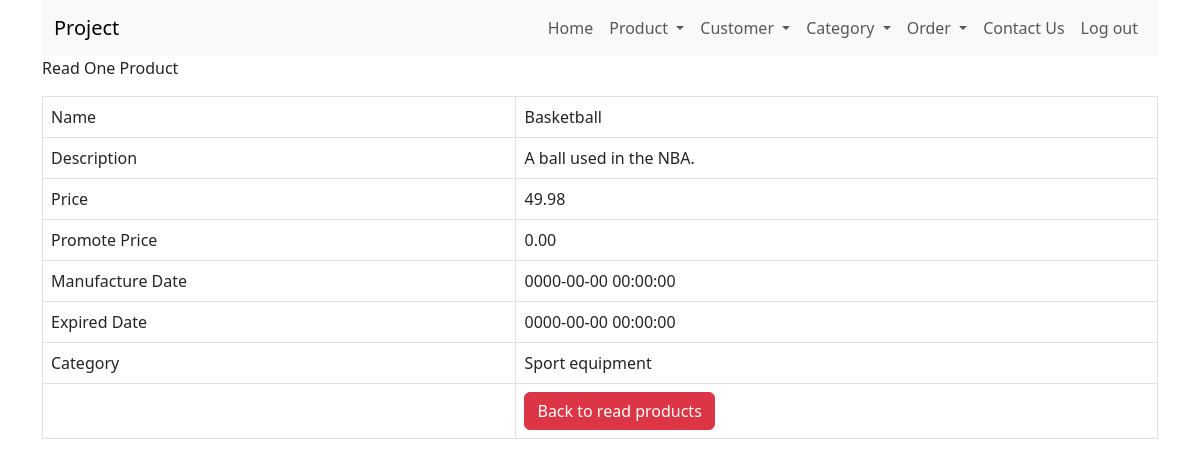
Before: /product_read_one.php?id=1 with the older database file.
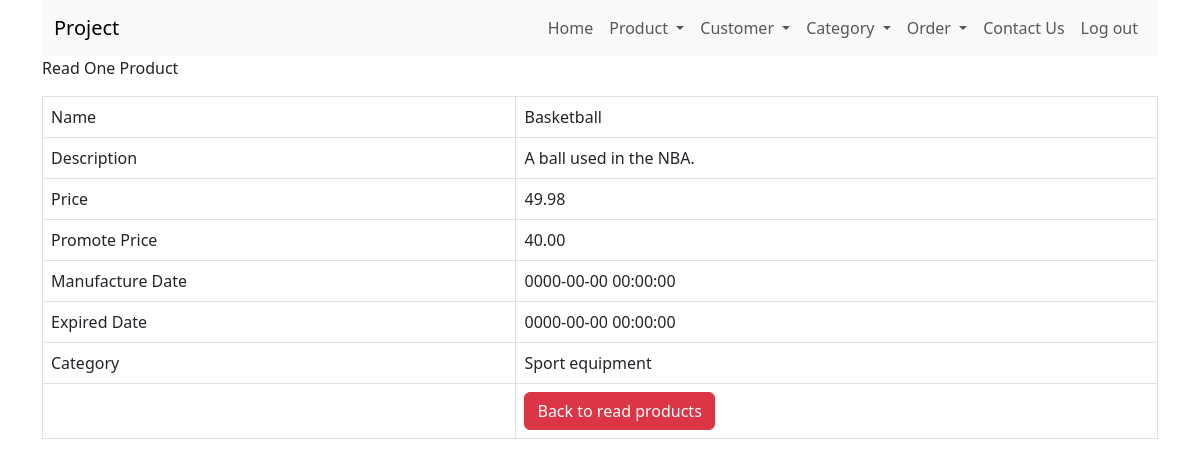
After: the same page with the newer database file.
### tables this page shows
CREATE TABLE `products` (
  `id` int(11) NOT NULL,
  `name` varchar(128) NOT NULL,
  `category_id` int(11) NOT NULL,
  `description` text NOT NULL,
  `price` double NOT NULL,
  `promote_price` float NOT NULL,
  `manufacture_date` datetime NOT NULL,
  `expired_date` datetime NOT NULL,
  `created` datetime NOT NULL,
  `modified` timestamp NOT NULL DEFAULT current_timestamp() ON UPDATE current_timestamp()
);

CREATE TABLE `category` (
  `category_id` int(11) NOT NULL,
  `category_name` varchar(20) NOT NULL,
  `description` text NOT NULL
);

### product_read_one.php (the view, shortened to what this page needs)
<!DOCTYPE HTML>
<html>
<head>
    <link href="https://cdn.jsdelivr.net/npm/bootstrap@5.3.0/dist/css/bootstrap.min.css" rel="stylesheet">
</head>
<body>
    <div class="container">
        <?php
        include 'menu/menu.php';
        ?>
        <div>
            <p>Read One Product</>
        </div>
        <?php
        $id = isset($_GET['id']) ? $_GET['id'] : die('ERROR: Record ID not found.');
        include 'config/database.php';
        try {
            $query = "SELECT products.id, products.name, products.description, products.price, products.promote_price, products.manufacture_date, products.expired_date, category.category_name FROM products INNER JOIN category ON products.category_id = category.category_id  WHERE products.id = :id ";
            $stmt = $con->prepare($query);
            $stmt->bindParam(":id", $id);
            $stmt->execute();
            $row = $stmt->fetch(PDO::FETCH_ASSOC);
            $name = $row['name'];
            $description = $row['description'];
            $price = $row['price'];
            $decimalprice = number_format((float)$price, 2, '.', '');
            $promote_price = $row['promote_price'];
            $decimalpromote = number_format((float)$promote_price, 2, '.', '');
            $manuDate = $row['manufacture_date'];
            $expireDate = $row['expired_date'];
            $category = $row['category_name'];
        }
        catch (PDOException $exception) {
            die('ERROR: ' . $exception->getMessage());
        }
        ?>
        <table class='table table-hover table-responsive table-bordered'>
            <tr>
                <td>Name</td>
                <td><?php echo htmlspecialchars($name, ENT_QUOTES);  ?></td>
            </tr>
            <tr>
                <td>Description</td>
                <td><?php echo htmlspecialchars($description, ENT_QUOTES);  ?></td>
            </tr>
            <tr>
                <td>Price</td>
                <td><?php echo htmlspecialchars($decimalprice, ENT_QUOTES);  ?></td>
            </tr>
            <tr>
                <td>Promote Price</td>
                <td><?php echo htmlspecialchars($decimalpromote, ENT_QUOTES);  ?></td>
            </tr>
            <tr>
                <td>Manufacture Date</td>
                <td><?php echo htmlspecialchars($manuDate, ENT_QUOTES);  ?></td>
            </tr>
            <tr>
                <td>Expired Date</td>
                <td><?php echo htmlspecialchars($expireDate, ENT_QUOTES);  ?></td>
            </tr>
            <tr>
                <td>Category</td>
                <td><?php echo htmlspecialchars($category, ENT_QUOTES);  ?></td>
            </tr>
            <tr>
                <td></td>
                <td>
                    <a href='product_read.php' class='btn btn-danger'>Back to read products</a>
                </td>
            </tr>
        </table>
    </div>
</body>
</html>

Changed rows visible on the page:
changed products "Basketball": promote_price "0.00" → "40.00"
